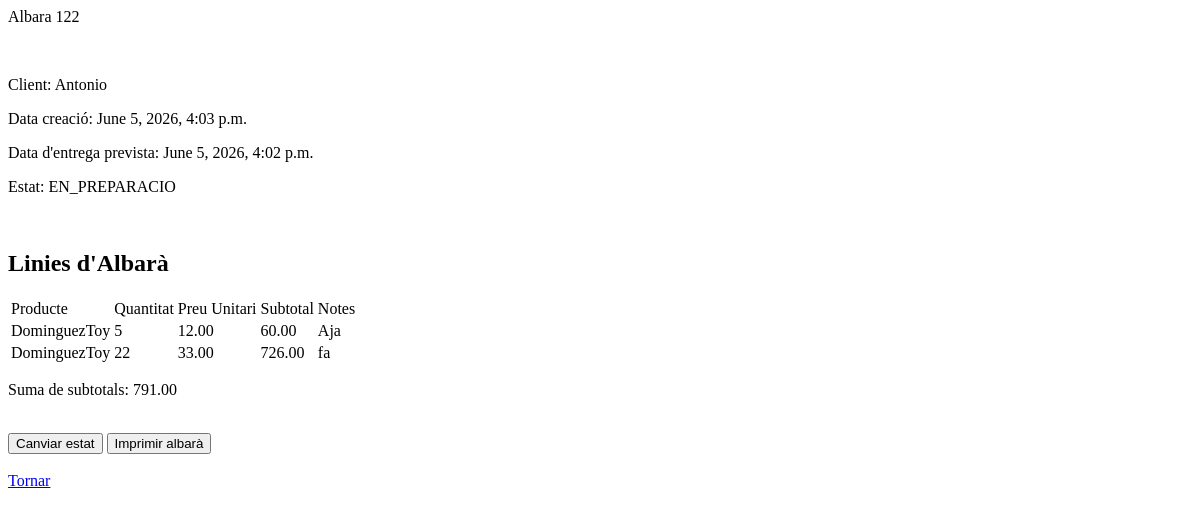
Page /albarans/1/ (signed in) on the earlier database version.
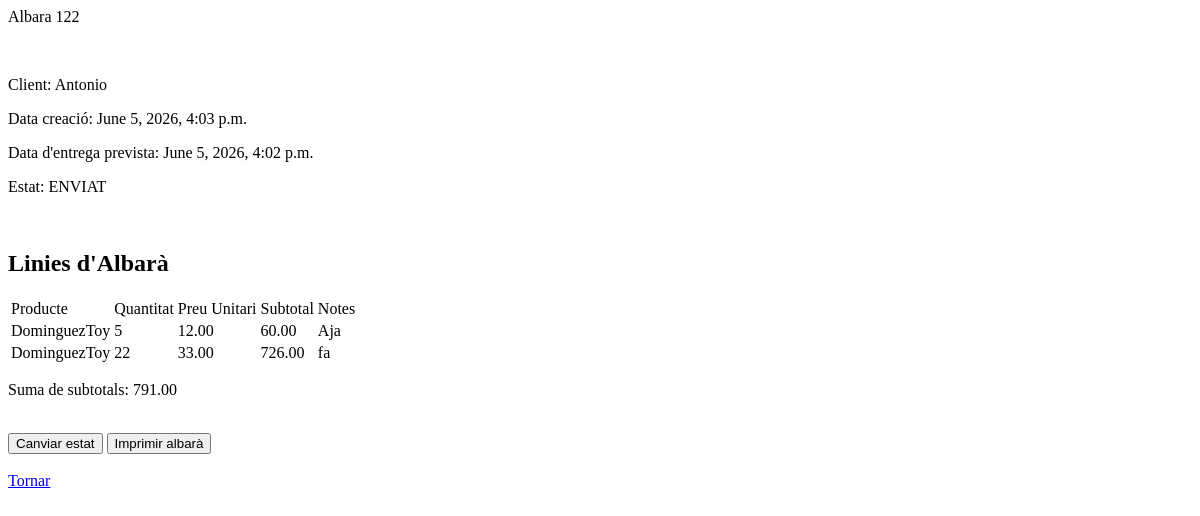
Same page on the later database version.
### Projecte/models.py (models this page shows, shortened)
class Albara(models.Model):
    ESTAT = [
        ('PENDENT', 'PENDENT'),
        ('EN_PREPARACIO', 'EN_PREPARACIO'),
        ('ENVIAT', 'ENVIAT'),
        ('ENTREGAT', 'ENTREGAT'),
        ('CANCELAT', 'CANCELAT')
    ]
    numero_albara = models.CharField(max_length=200, unique=True)
    client = ForeignKey('Client', on_delete=models.CASCADE, related_name='albarans') # FK SIEMPRE VA EN LA N EN 1..N
    empleat = ForeignKey('Empleat', on_delete=models.CASCADE, related_name='albarans')
    magatzem = ForeignKey('Magatzem', on_delete=models.CASCADE, related_name='albarans')
    data_creacio = models.DateTimeField(auto_now_add=True)
    data_entrega_prevista = models.DateTimeField()
    estat = models.CharField(max_length=200, choices=ESTAT)
    base_imposable = models.DecimalField(max_digits=5, decimal_places=2, default=0)
    total_iva = models.DecimalField(max_digits=5, decimal_places=2)
    total = models.DecimalField(max_digits=5, decimal_places=2) # OJO DECIMALES SIEMPRE PIDE ESTOS ATRIBUTOS
    observacions = models.TextField(blank=True, null=False) # Se guarda como ''. Si ambos fueran True se guardaria como NULL
    signatura_client = models.CharField(max_length=200, null=True)

class Client(models.Model):
    codi_client = models.CharField(max_length=200, unique=True) # SIEMPRE DECLARAR MAX LENGTH EN CHAR
    nom_comercial = models.CharField(max_length=200)
    cif = models.CharField(max_length=200)
    persona_contacte = models.CharField(max_length=200)
    telefon = models.IntegerField()
    email = models.EmailField()
    adreca_entrega = models.CharField(max_length=200)
    poblacio = models.CharField(max_length=200)
    codi_postal = models.IntegerField()
    actiu = models.BooleanField(default=True)

### Projecte/views.py (the view)
# urls.py: path('albarans/<int:id>/', views.DetallsAlbara.as_view(), name='detallsAlbara'),
class DetallsAlbara(View):
    def get(self, request, *args, **kwargs):
        if request.user.is_authenticated:
            idURL = self.kwargs['id']
            albara = Albara.objects.get(pk=idURL)
            totalSubtotals = 0
            for liniaAlbara in albara.linies_albara.all():
                totalSubtotals += liniaAlbara.subtotal
            afegirLinea = albara.estat == 'PENDENT'
            return render(request, 'albarans/detallsAlbara.html', {'albara': albara, 'totalSubtotals': totalSubtotals, 'afegirLinea': afegirLinea})

### templates/albarans/detallsAlbara.html (shortened to what this page needs)
<html>
<head>
</head>
<body>
    <p>Albara {{ albara.numero_albara }}</p>
    <br />
    <p>Client: {{ albara.client.nom_comercial }}</p>
    <p>Data creació: {{ albara.data_creacio }}</p>
    <p>Data d'entrega prevista: {{ albara.data_entrega_prevista }}</p>
    <p>Estat: {{ albara.estat }}</p>
    <br />
    <h2>Linies d'Albarà</h2>
    <table>
        <tr>
            <td>Producte</td>
            <td>Quantitat</td>
            <td>Preu Unitari</td>
            <td>Subtotal</td>
            <td>Notes</td>
        </tr>
        {% for liniaAlbara in albara.linies_albara.all %}
            <tr>
                <td>{{ liniaAlbara.producte.nom }}</td>
                <td>{{ liniaAlbara.quantitat }}</td>
                <td>{{ liniaAlbara.preu_unitari }}</td>
                <td>{{ liniaAlbara.subtotal }}</td>
                <td>{{ liniaAlbara.notes }}</td>
            </tr>
        {% empty %}
            <p>No hi ha linies d'albarà</p>
        {% endfor %}
    </table>
    <p>Suma de subtotals: {{ albara.total }}</p>
    <br />
    <a href=""><button>Canviar estat</button></a>
    <button>Imprimir albarà</button>
    <br />
    <br />
    <a href="/albarans/">Tornar</a>
</body>
</html>

Differences in the rows shown:
changed Albara "Antonio": estat "EN_PREPARACIO" → "ENVIAT"
